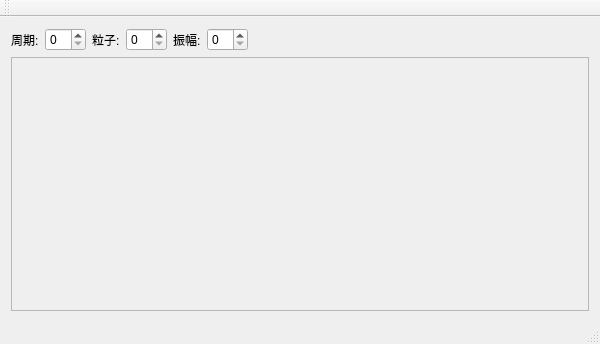
<?xml version="1.0" encoding="UTF-8"?>
<ui version="4.0">
 <class>TTest11_8AClass</class>
 <widget class="QMainWindow" name="TTest11_8AClass">
  <property name="geometry">
   <rect>
    <x>0</x>
    <y>0</y>
    <width>600</width>
    <height>344</height>
   </rect>
  </property>
  <property name="windowTitle">
   <string>TTest11_8A</string>
  </property>
  <widget class="QWidget" name="centralWidget">
   <layout class="QVBoxLayout" name="verticalLayout">
    <item>
     <layout class="QHBoxLayout" name="horizontalLayout">
      <item>
       <widget class="QLabel" name="label">
        <property name="text">
         <string>周期:</string>
        </property>
       </widget>
      </item>
      <item>
       <widget class="QSpinBox" name="spbPeriod"/>
      </item>
      <item>
       <widget class="QLabel" name="label_2">
        <property name="text">
         <string>粒子:</string>
        </property>
       </widget>
      </item>
      <item>
       <widget class="QSpinBox" name="spbGrain"/>
      </item>
      <item>
       <widget class="QLabel" name="label_3">
        <property name="text">
         <string>振幅:</string>
        </property>
       </widget>
      </item>
      <item>
       <widget class="QSpinBox" name="spbRadius"/>
      </item>
      <item>
       <spacer name="horizontalSpacer">
        <property name="orientation">
         <enum>Qt::Horizontal</enum>
        </property>
        <property name="sizeHint" stdset="0">
         <size>
          <width>238</width>
          <height>20</height>
         </size>
        </property>
       </spacer>
      </item>
     </layout>
    </item>
    <item>
     <widget class="Sin" name="mySin">
      <property name="frameShape">
       <enum>QFrame::StyledPanel</enum>
      </property>
      <property name="frameShadow">
       <enum>QFrame::Raised</enum>
      </property>
     </widget>
    </item>
   </layout>
  </widget>
  <widget class="QMenuBar" name="menuBar">
   <property name="geometry">
    <rect>
     <x>0</x>
     <y>0</y>
     <width>600</width>
     <height>23</height>
    </rect>
   </property>
  </widget>
  <widget class="QToolBar" name="mainToolBar">
   <attribute name="toolBarArea">
    <enum>TopToolBarArea</enum>
   </attribute>
   <attribute name="toolBarBreak">
    <bool>false</bool>
   </attribute>
  </widget>
  <widget class="QStatusBar" name="statusBar"/>
 </widget>
 <layoutdefault spacing="6" margin="11"/>
 <customwidgets>
  <customwidget>
   <class>Sin</class>
   <extends>QFrame</extends>
   <header>Sin.h</header>
   <container>1</container>
  </customwidget>
 </customwidgets>
 <resources>
  <include location="TTest11_8A.qrc"/>
 </resources>
 <connections/>
</ui>
